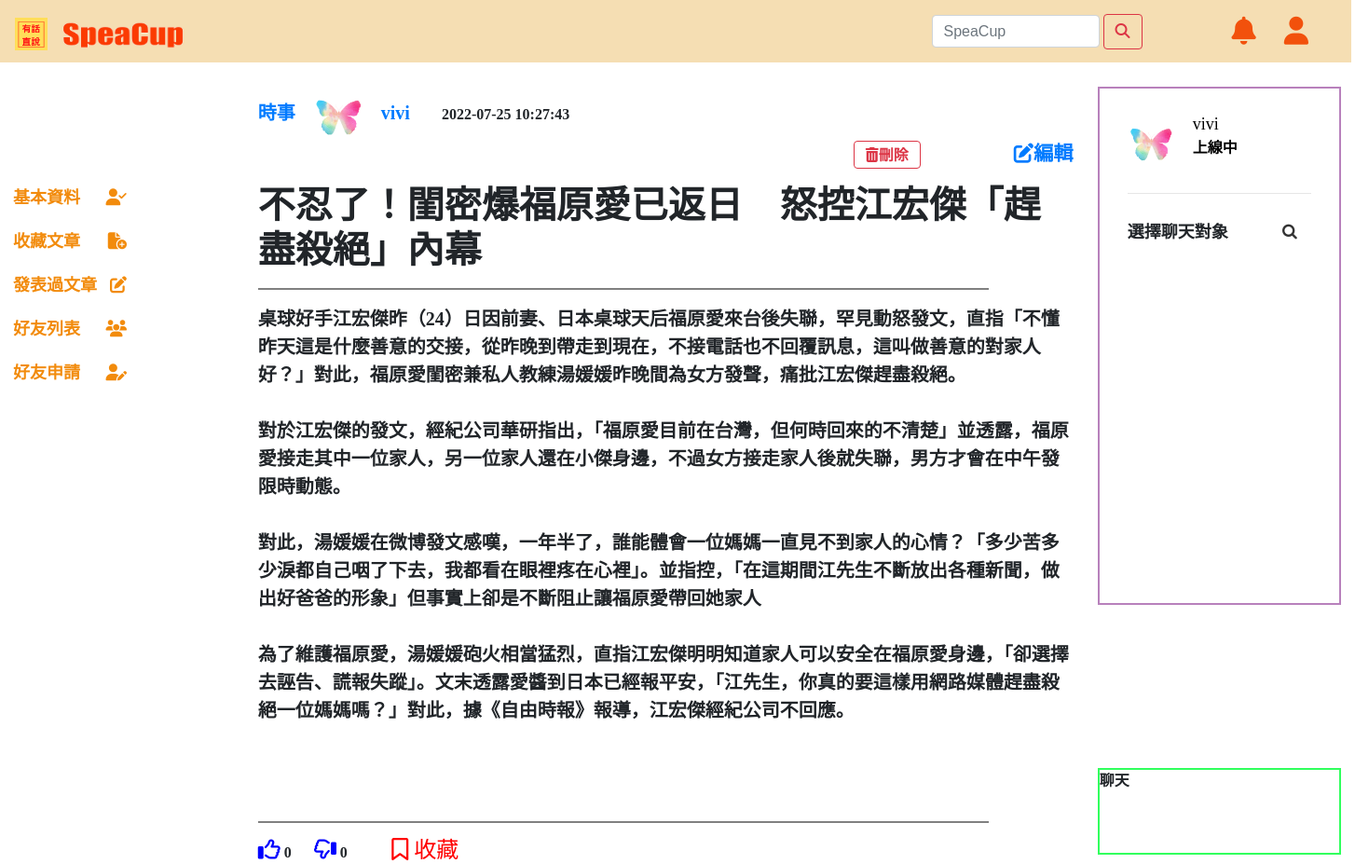
Screenshot of /user_post.php?aid=129 (signed in) with the database file from the repository.
### tables this page shows
CREATE TABLE `posts` (
  `aid` int(11) NOT NULL,
  `cid` int(200) DEFAULT NULL,
  `unique_id` int(200) DEFAULT NULL,
  `title` varchar(256) NOT NULL,
  `content` varchar(5000) NOT NULL,
  `likes` int(255) NOT NULL DEFAULT 1,
  `angry` int(255) NOT NULL,
  `created` datetime NOT NULL
);

CREATE TABLE `board_categories` (
  `cid` int(200) NOT NULL,
  `board_name` varchar(256) NOT NULL
);

CREATE TABLE `users` (
  `uid` int(200) NOT NULL,
  `account` varchar(256) NOT NULL,
  `password` varchar(256) NOT NULL,
  `nickname` varchar(256) NOT NULL,
  `gender` varchar(256) NOT NULL,
  `email` varchar(256) NOT NULL,
  `birth` date NOT NULL,
  `img` varchar(400) NOT NULL,
  `status` varchar(256) NOT NULL,
  `register` datetime NOT NULL,
  `mid` int(11) NOT NULL,
  `unique_id` int(200) NOT NULL
);

### php/like_dislike.php (called while the page is built, shortened)
<?php
    $conn =  mysqli_connect('localhost', 'root', '', 'speacup', 3306);
    $conn->set_charset('utf8');
    if (!isset($_SESSION['unique_id'])) {
    } else {
          $user_id = $_SESSION['unique_id'];
     $user_id = $_SESSION['unique_id'];
  }
function getLikes($id)
{
  global $conn;
  $sql = "SELECT COUNT(*) FROM like_dislike
  		  WHERE post_id = '$id' AND rating_action='like'";
  $rs = mysqli_query($conn, $sql);
  $result = mysqli_fetch_array($rs);
  return $result[0];
}
function getDislikes($id)
{
  global $conn;
  $sql = "SELECT COUNT(*) FROM like_dislike
  		  WHERE post_id = '$id' AND rating_action='dislike'";
  $rs = mysqli_query($conn, $sql);
  $result = mysqli_fetch_array($rs);
  return $result[0];
}
function userLiked($post_id)
{
  global $conn;
  global $user_id;
  $sql = "SELECT * FROM like_dislike WHERE user_id = '$user_id'
  		  AND post_id= '$post_id' AND rating_action='like'";
  $result = mysqli_query($conn, $sql);
  if (mysqli_num_rows($result) > 0) {
  	return true;
  }else{
  	return false;
  }
}
function userDisliked($post_id)
{
  global $conn;
  global $user_id;
  $sql = "SELECT * FROM like_dislike WHERE user_id = '$user_id'
  		  AND post_id = '$post_id' AND rating_action='dislike'";
  $result = mysqli_query($conn, $sql);
  if (mysqli_num_rows($result) > 0) {
  	return true;
  }else{
  	return false;
  }
}
?>

### php/collection.php (called while the page is built, shortened)
<?php
  $conn =  mysqli_connect('localhost', 'root', '', 'speacup', 3306);
  $conn->set_charset('utf8');
  if (!isset($_SESSION['unique_id'])) {
  } else {
        $user_id = $_SESSION['unique_id'];
}
function userCollected($post_id)
{
  global $conn;
  global $user_id;
  $sql = "SELECT * FROM `collection` WHERE user_id = '$user_id'
  		  AND post_id= '$post_id' AND collection_action='collect'";
  $result = mysqli_query($conn, $sql);
  if (mysqli_num_rows($result) > 0) {
  	return true;
  }else{
  	return false;
  }
}
?>

### user_post.php (the view, shortened to what this page needs)
<?php
include('php/like_dislike.php');
include('php/collection.php');
?>
<?php
if (!isset($_SESSION['unique_id'])) {
} else {
      $user_id = $_SESSION['unique_id'];
      $sql = "SELECT * FROM posts INNER JOIN users ON posts.unique_id = users.unique_id ORDER BY aid DESC";
      $query = mysqli_query($conn, $sql);
      while ($row = mysqli_fetch_assoc($query)) {
            $posts = mysqli_fetch_all($query, MYSQLI_ASSOC);
      }
}
?>
<!DOCTYPE html>
<html lang="en">
<head>
      <link href="CSS/style.css" rel="stylesheet" />
      <link rel="stylesheet" href="./css/style_chat.css">
      <link rel="stylesheet" href="https://maxcdn.bootstrapcdn.com/bootstrap/4.5.2/css/bootstrap.min.css">
</head>
<body class="body">
      <nav class="navbar fixed-top navbar-expand-md navbar-dark mr-1">
            <div clss="col-3">
                  <a class="navbar-brand" href="index.php">
                        <img src="assets/img/有話 直說 (1).png" width="35" height="35" class="d-inline-block align-top">
                        <img src="assets/img/SpeaCup.png" width="150" height="35" class="d-inline-block align-top">
                  </a>
            </div>
            <div class="nav-navbar collapse navbar-collapse navbar-right " id="navbarSupportedContent">
                  <ul class="navbar-nav ml-auto pl-1">
                        <form class="form-inline">
                              <input class="form-control mr-sm-1" type="search" placeholder="SpeaCup" aria-label="Search">
                              <button class="btn btn-outline-danger my-2 my-sm-0 " type="submit"><i class="fa-solid fa-magnifying-glass"></i></button>
                        </form>
                        <li class="nav-item pl-5 mr-5">
                        <li><a href=""><i class="fa-solid fa-bell">&ensp;&ensp;</i></a></li>
                        <li><a href="login.php" title="會員中心"><i class="fa-solid fa-user">&ensp;&ensp;</i></a></li>
                        </li>
            </div>
      </nav>
      <div id="siderbarleft" class="siderbarleft">
            <div id="sidebar">
                  <ul class="list-unstyled p-1 ">
                        <li>
                              <a href="member.php" calss="m-2">基本資料<i class="fas mt-1 fa-solid fa-user-check"></i></i> </a>
                        </li>
                        <li>
                              <a href="collections.php" calss="m-2">收藏文章<i class="fas mt-1 fa-solid fa-file-circle-plus"></i></i> </a>
                        </li>
                        <li>
                              <a href="posts.php" calss="p-2">發表過文章<i class="fas mt-1 fa-regular fa-pen-to-square"></i></i> </a>
                        </li>
                        <li>
                              <a href="friends.php" calss="m-2">好友列表<i class="fas mt-1  fa-solid fa-users"></i> </a>
                        </li>
                        <li>
                              <a href="apply.php" calss="m-2">好友申請<i class="fas mt-1 fa-solid fa-user-pen"></i></a>
                        </li>
                  </ul>
            </div>
      </div>
      <div id="siderbarindex">
           <div class="wrapper_post">
                  <section class="post-area">
                        <header>
                              <?php
                              $aid = mysqli_real_escape_string($conn, $_GET['aid']);
                              $sql = mysqli_query($conn, "SELECT * FROM posts INNER JOIN users ON posts.unique_id = users.unique_id LEFT JOIN board_categories  ON posts.cid = board_categories.cid WHERE aid =  $aid ORDER BY aid DESC");
                              if (mysqli_num_rows($sql) > 0) {
                                    $row = mysqli_fetch_assoc($sql);
                              } else {
                              }
                              ?>
                              <a href="cate<?php echo $row['cid']; ?>.php?c_id=<?php echo $row['cid']; ?>">
                                    <span class="col-2" style="font-size: 20px;"><?php echo $row['board_name']; ?></span>
                              </a>
                              <a href="m-index.php?user_id=<?php echo $row['unique_id']; ?>">
                                    <img src="php/images/<?php echo $row['img']; ?>" style="border-radius: 50%;" alt="" width="6%" height="6%">
                              </a>
                              <a href="m-index.php?user_id=<?php echo $row['unique_id']; ?>">
                                    <span class="col-2" style="font-size: 20px;"><?php echo $row['nickname']; ?></span>
                              </a>
                              <span class="time-text col-4"><?php echo nl2br($row['created']) ?></span>
                              <form method="post" action="" style="position:relative ;left:65%;">
                                    <a style="text-decoration:none" href="edit_post.php?aid=<?php echo $row['aid']; ?>">
                                          <i class="fa-solid fa-pen-to-square fa-lg" style="position:relative; left:240px;">編輯</i>
                                    </a>
                                    <button name="delete_staff" onclick="javascript:return del();" class="btn btn-outline-danger">
                                          <i class='fas fa-trash-alt'>刪除</i>
                                    </button>
                              </form>
                        </header>
                        <div class="container">
                              <div class="content">
                                    <p class="content-text">
                                    <h1 class="text-body title-text "><strong> <?php echo $row['title'] ?></strong></h1>
                                    <hr class="hr" align="left" />
                                    <p style="font-size: 20px;"><?php echo str_replace("\n", "<br/>", $row['content']) ?></p>
                                    <br><br><br>
                                    <hr class="hr" align="left" />
                                    <i <?php if (userLiked($row['aid'])) : ?> class="fa fa-thumbs-up like-btn bluei" <?php else : ?> class="fa fa-thumbs-o-up like-btn bluei" <?php endif ?> data-id="<?php echo $row['aid'] ?>" style="font-size: 1.5em;">
                                    </i>
                                    <span class="likes"><?php echo getLikes($row['aid']); ?></span>
                                    <i <?php if (userDisliked($row['aid'])) : ?> class="fa fa-thumbs-down dislike-btn bluei" <?php else : ?> class="fa fa-thumbs-o-down dislike-btn bluei" <?php endif ?> data-id="<?php echo $row['aid'] ?>" style="font-size: 1.5em;">
                                    </i>
                                    <span class="dislikes"><?php echo getDislikes($row['aid']); ?></span>
                                    <i <?php if (userCollected($row['aid'])) : ?> class="fa fa-bookmark collection-btn redi" <?php else : ?> class="fa fa-bookmark-o collection-btn redi" <?php endif ?> data-id="<?php echo $row['aid'] ?>" style="position:relative;left:5%;font-size: 1.5em;">
                                          收藏</i>
                              </div>
                        </div>
                  </section>
      </div>
      <div id="siderbarright1">
            <?php include_once "./php/users_select.php"; ?>
      </div>
      <div id="siderbarright2">
            聊天
      </div>
      <link rel="stylesheet" href="https://cdnjs.cloudflare.com/ajax/libs/font-awesome/4.7.0/css/font-awesome.min.css">
      <link rel="stylesheet" href="https://cdn.jsdelivr.net/npm/bootstrap@4.6.1/dist/css/bootstrap.min.css">
</body>
</html>

### php/users_select.php (shortened to what this page needs)
<div class="wrapper">
      <section class="users">
            <header>
                  <div class="content">
                        <?php
                        $sql = mysqli_query($conn, "SELECT * FROM users WHERE unique_id = {$_SESSION['unique_id']}");
                        if (mysqli_num_rows($sql) > 0) {
                              $row = mysqli_fetch_assoc($sql);
                        }
                        ?>
                        <img src="php/images/<?php echo $row['img']; ?>" alt="">
                        <div class="details">
                              <span><?php echo $row['nickname']; ?></span>
                              <p><?php echo $row['status']; ?></p>
                        </div>
                  </div>
            </header>
            <div class="search">
                  <span class="text">選擇聊天對象</span>
                  <button><i class="fa fa-search"></i></button>
            </div>
      </section>

### CSS/style.css (style rules this page uses)
.body { height: auto; margin: 0; font-family: "微軟正黑體"; font-weight: bold; }
#siderbarleft { position: fixed; top: 20%; float: left; height: 100%; }
#siderbarright1 { position: fixed; top: 10%; float: right; right: 1%; width: 18%; height: 60%; border: solid 2px rgba(112, 3, 120, 0.499); }
#siderbarright2 { position: fixed; bottom: 10px; float: right; right: 1%; width: 18%; height: 10%; border: solid 2px rgba(0, 255, 55, 0.808) }
#siderbarindex { position: relative; float: right; right: 20%; top: 97px; width: 62%; height: 100%; }
nav.navbar { background-color: wheat; font-size: 30px; font-family: "arial"; font-weight: 900; transition: 0.3s; }
.navbar-right a { color: #f2510c; text-decoration: none; }
.form-control { width: 180px !important; height: 35px !important; }
#sidebar { width: 150px; height: 100%; transition: 1s; }
#sidebar ul li a { padding: 10px; font-size: 18px; display: block; text-decoration: none; color: #f28b0c; }
.fas, .far, .fab { float: right; }
.hr { height: 2px; border-width: 0; color: gray; background-color: gray; width: 90%; }
.fa-thumbs-down, .fa-thumbs-o-down { transform:rotateY(180deg); }
.bluei { color: blue; }
.redi { color: red; }

### CSS/style_chat.css (style rules this page uses)
.users { padding: 25px 30px; }
.users header, .users-list a { display: flex; align-items: center; padding-bottom: 20px; border-bottom: 1px solid #e6e6e6; justify-content: space-between; }
.wrapper img { object-fit: cover; border-radius: 50%; }
.users header img { height: 50px; width: 50px; }
:is(.users, .users-list) .content { display: flex; align-items: center; }
:is(.users, .users-list) .content .details { color: #000; margin-left: 20px; }
:is(.users, .users-list) .details span { font-size: 18px; font-weight: 500; }
.users .search { margin: 20px 0; display: flex; position: relative; align-items: center; justify-content: space-between; }
.users .search .text { font-size: 18px; }
.users .search button { position: relative; z-index: 1; width: 47px; height: 42px; font-size: 17px; cursor: pointer; border: none; color: #333; background: #fff; outline: none; border-radius: 0 5px 5px 0; transition: all 0.2s ease; }

### rows the page displays
posts: cid.board_name "時事", users.img (picture), users.nickname "vivi", created "2022-07-25 10:27:43", title "不忍了！閨密爆福原愛已返日 怒控江宏傑「趕盡殺絕」內幕", content "桌球好手江宏傑昨（24）日因前妻、日本桌球天后福原愛來台後失聯，罕見動怒發文，直指「不懂昨天這是什麼善意的交接，從昨晚到帶走到現在，不接電話也不回覆訊息，這叫做善意的對家人好？」對此，福原愛閨密兼私人教練湯媛媛昨晚間為女方發聲，痛批江宏傑趕盡殺絕。 對於江宏傑的發文，經紀公司華研指出，「福原愛目前在台灣，但何時回來的不清楚」並透露，福原愛接走其中一位家人，另一位家人還在小傑身邊，不過女方接走家人後就失聯，男方才會在中午發限時動態。 對此，湯媛媛在微博發文感嘆，一年半了，誰能體會一位媽媽一直見不到家人的心情？「多少苦多少淚都自己咽了下去，我都看在眼裡疼在心裡」。並指控，「在這期間江先生不斷放出各種新聞，做出好爸爸的形象」但事實上卻是不斷阻止讓福原愛帶回她家人 為了維護福原愛，湯媛媛砲火相當猛烈，直指江宏傑明明知道家人可以安全在福原愛身邊，「卻選擇去誣告、謊報失蹤」。文末透露愛醬到日本已經報平安，「江先生，你真的要這樣用網路媒體趕盡殺絕一位媽媽嗎？」對此，據《自由時報》報導，江宏傑經紀公司不回應。"
users: img (picture), nickname "vivi", status "上線中"

### other values shown
getLikes($row['aid']) "0"
getDislikes($row['aid']) "0"
